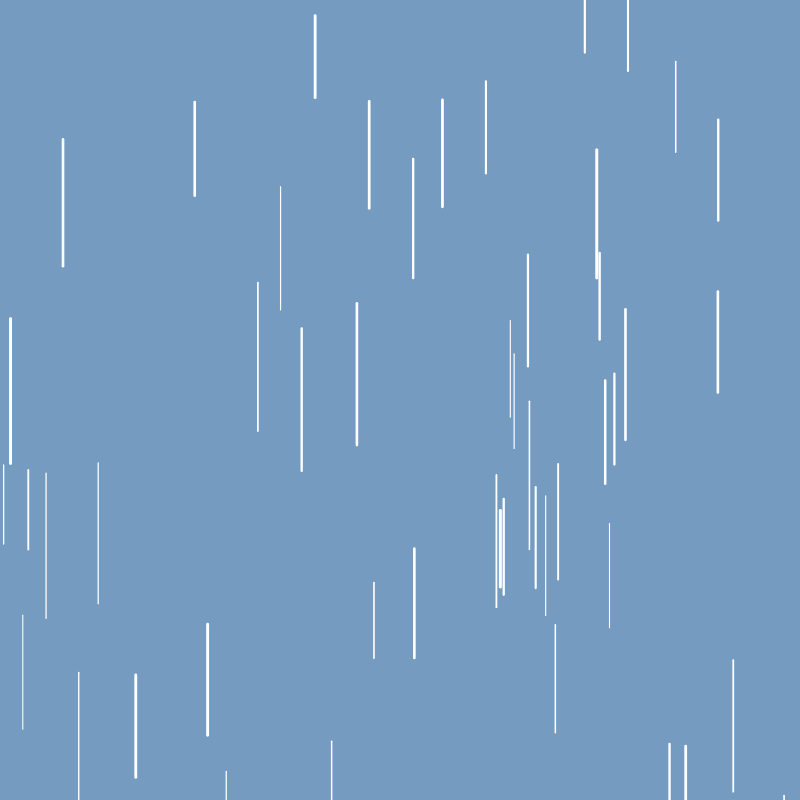
Frame 1 (no input)
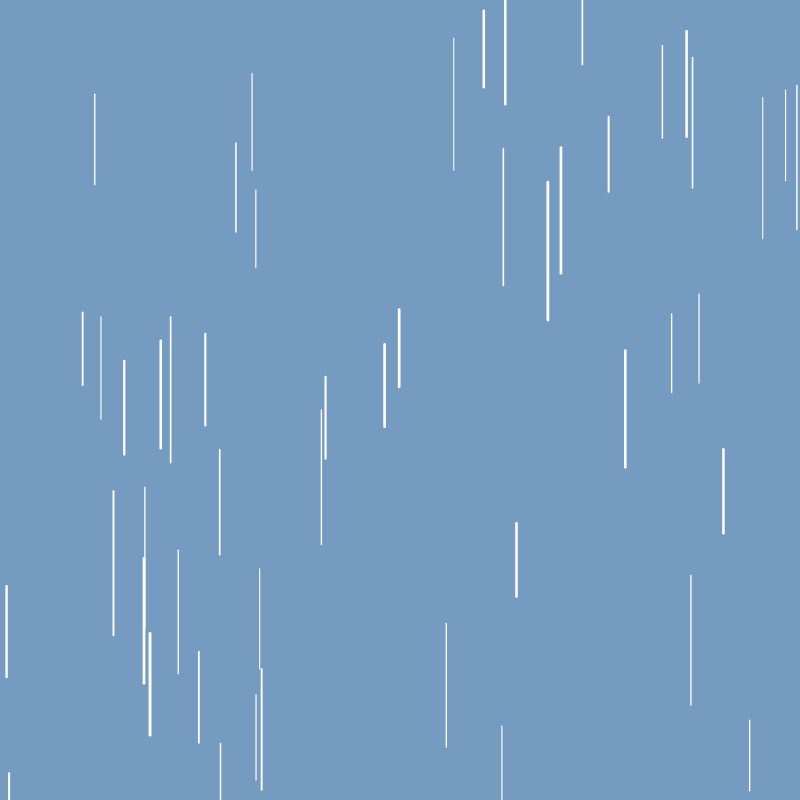
Frame 60 (no input)
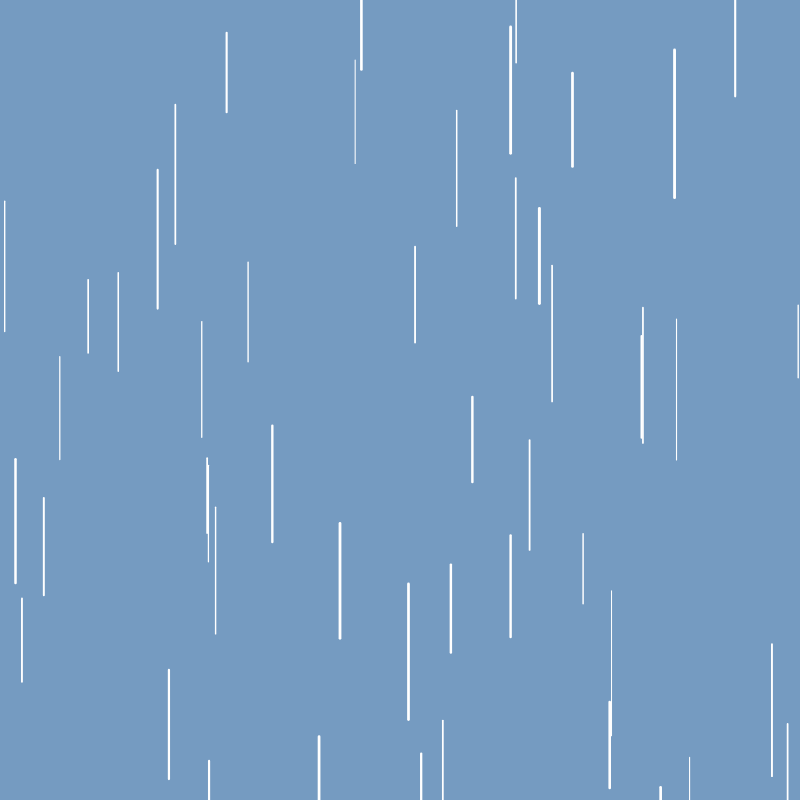
Frame 120 (the mouse pressed at the canvas centre since frame 60)

The p5.js sketch that drew these frames (run headless with seeded random() and noise() and a simulated clock; from frame 60 on, the mouse is pressed at the canvas centre):

// p5.js sketch
// ── sketch.js
function setup(){
createCanvas (800,800)
	
}

function draw(){

background(117, 155, 193)


for(let i=0; i<50; i=i+1){
let spessore = random (1, 3)
let lunghezza = random (20, 100)
let posX = random (0, width)
let posY= random (-lunghezza, height)

stroke(255)
strokeWeight (spessore)
line (posX, posY, posX, posY+ 50 + lunghezza)
}


}
